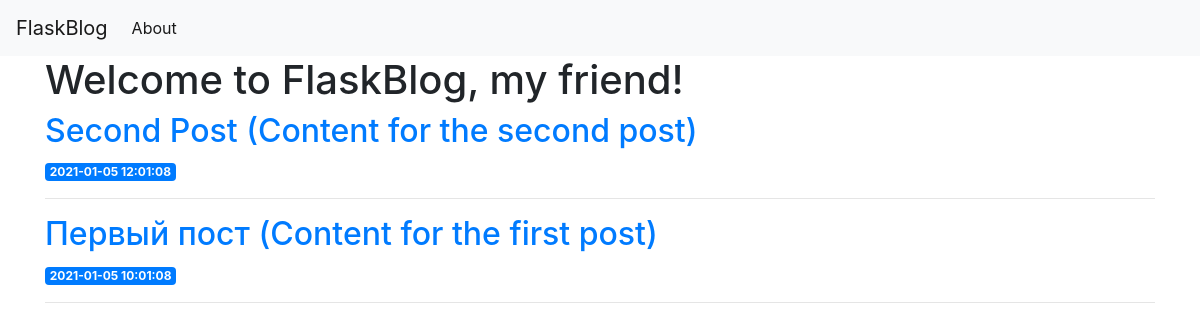
The app's page /, older data.
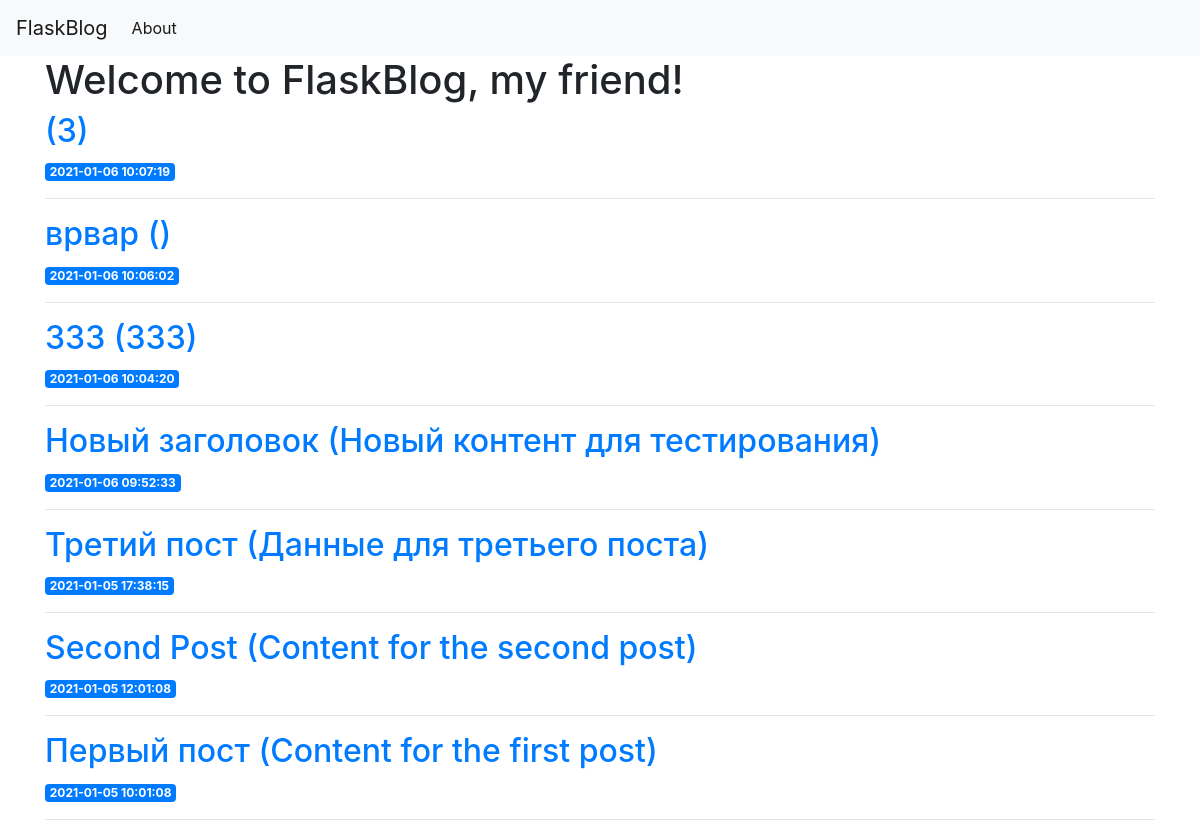
The same page, newer data.
### tables this page shows
CREATE TABLE posts (
    id INTEGER PRIMARY KEY AUTOINCREMENT,
    created TIMESTAMP NOT NULL DEFAULT CURRENT_TIMESTAMP,
    title TEXT NOT NULL,
    content TEXT NOT NULL
);

### app.py (the view)
@app.route('/')
def index():
    conn = get_db_connection() # открываем подключение к базе данных
    posts = conn.execute('SELECT * FROM posts ORDER BY created DESC').fetchall() # выполняем SQL-запрос. Метод fetchall() достает все строки запроса.
    conn.close() # Закрываем подключение к БД
    return render_template('index.html', posts = posts)

### app.py (called while the page is built)
def get_db_connection():
    conn = sqlite3.connect('database.db') #Открываем соединение с файлом базы данных database.db
    conn.row_factory = sqlite3.Row
    return conn

### templates/index.html
{% extends 'base.html' %}
{% block content %}
    <h1>{% block title %} Welcome to FlaskBlog, my friend! {% endblock %}</h1>
	{%for post in posts %}
	<a href="{{ url_for('post', post_id=post['id']) }}">
	    <h2>{{post['title'] + ' (' + post['content'] + ')'}}</h2>
		<span class="badge badge-primary">{{post['created']}}</span>
		<hr>
		{% endfor%}
	</a>
{% endblock %}

### templates/base.html (shortened to what this page needs)
<!doctype html>
<html lang="en">
  <head>
    <link rel="stylesheet" href="https://stackpath.bootstrapcdn.com/bootstrap/4.3.1/css/bootstrap.min.css">
  </head>
  <body>
    <nav class="navbar navbar-expand-md navbar-light bg-light">
        <a class="navbar-brand" href="{{ url_for('index')}}">FlaskBlog</a>
        <div class="collapse navbar-collapse" id="navbarNav">
            <ul class="navbar-nav">
            <li class="nav-item active">
                <a class="nav-link" href="#">About</a>
            </li>
            </ul>
        </div>
    </nav>
    <div class="container">
        {% block content %} {% endblock %}
    </div>
  </body>
</html>

Row changes from the older to the newer data that the page shows:
added posts: title+content "(3)", created "2021-01-06 10:07:19"
added posts: title+content "врвар ()", created "2021-01-06 10:06:02"
added posts: title+content "333 (333)", created "2021-01-06 10:04:20"
added posts: title+content "Новый заголовок (Новый контент для тестирования)", created "2021-01-06 09:52:33"
added posts: title+content "Третий пост (Данные для третьего поста)", created "2021-01-05 17:38:15"
